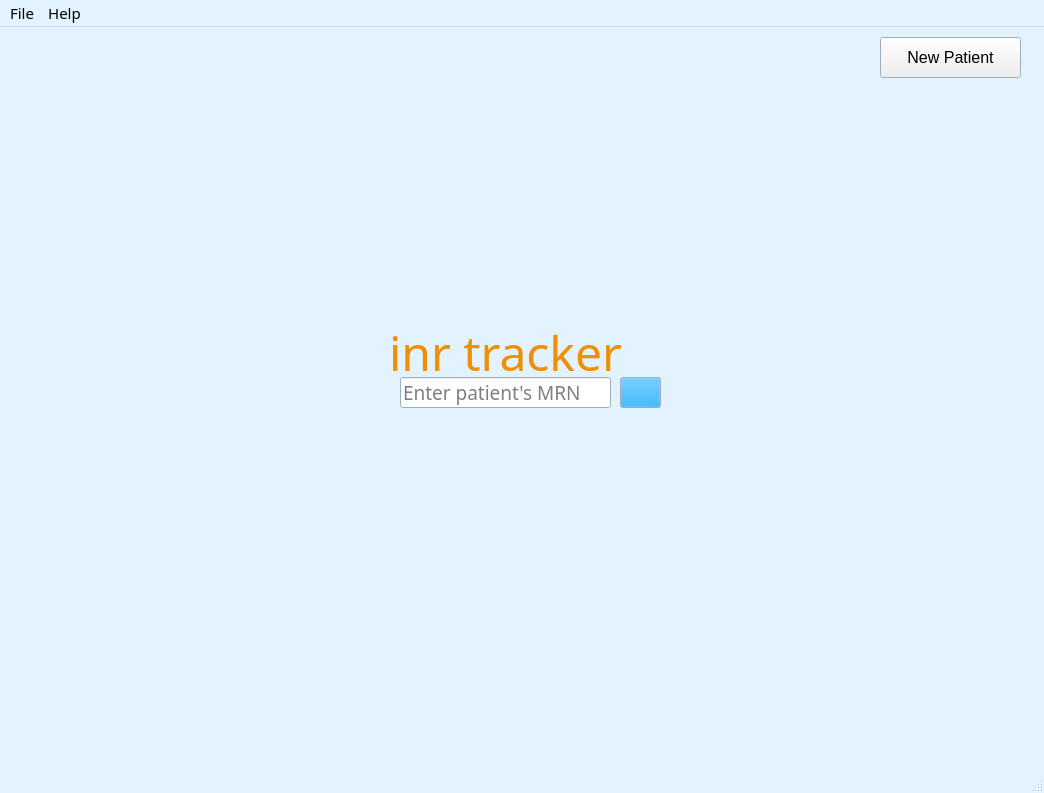
<?xml version="1.0" encoding="UTF-8"?>
<ui version="4.0">
 <class>dlgMain</class>
 <widget class="QMainWindow" name="dlgMain">
  <property name="geometry">
   <rect>
    <x>0</x>
    <y>0</y>
    <width>1044</width>
    <height>793</height>
   </rect>
  </property>
  <property name="palette">
   <palette>
    <active>
     <colorrole role="Base">
      <brush brushstyle="SolidPattern">
       <color alpha="255">
        <red>255</red>
        <green>255</green>
        <blue>255</blue>
       </color>
      </brush>
     </colorrole>
     <colorrole role="Window">
      <brush brushstyle="SolidPattern">
       <color alpha="255">
        <red>226</red>
        <green>242</green>
        <blue>255</blue>
       </color>
      </brush>
     </colorrole>
    </active>
    <inactive>
     <colorrole role="Base">
      <brush brushstyle="SolidPattern">
       <color alpha="255">
        <red>255</red>
        <green>255</green>
        <blue>255</blue>
       </color>
      </brush>
     </colorrole>
     <colorrole role="Window">
      <brush brushstyle="SolidPattern">
       <color alpha="255">
        <red>226</red>
        <green>242</green>
        <blue>255</blue>
       </color>
      </brush>
     </colorrole>
    </inactive>
    <disabled>
     <colorrole role="Base">
      <brush brushstyle="SolidPattern">
       <color alpha="255">
        <red>226</red>
        <green>242</green>
        <blue>255</blue>
       </color>
      </brush>
     </colorrole>
     <colorrole role="Window">
      <brush brushstyle="SolidPattern">
       <color alpha="255">
        <red>226</red>
        <green>242</green>
        <blue>255</blue>
       </color>
      </brush>
     </colorrole>
    </disabled>
   </palette>
  </property>
  <property name="font">
   <font>
    <family>Arial Unicode MS</family>
    <pointsize>11</pointsize>
   </font>
  </property>
  <property name="windowTitle">
   <string>INR Tracker</string>
  </property>
  <widget class="QWidget" name="centralwidget">
   <widget class="QLabel" name="lblTitle">
    <property name="geometry">
     <rect>
      <x>360</x>
      <y>300</y>
      <width>291</width>
      <height>51</height>
     </rect>
    </property>
    <property name="palette">
     <palette>
      <active>
       <colorrole role="WindowText">
        <brush brushstyle="SolidPattern">
         <color alpha="255">
          <red>238</red>
          <green>144</green>
          <blue>2</blue>
         </color>
        </brush>
       </colorrole>
       <colorrole role="Text">
        <brush brushstyle="SolidPattern">
         <color alpha="255">
          <red>238</red>
          <green>144</green>
          <blue>2</blue>
         </color>
        </brush>
       </colorrole>
       <colorrole role="PlaceholderText">
        <brush brushstyle="NoBrush">
         <color alpha="128">
          <red>238</red>
          <green>144</green>
          <blue>2</blue>
         </color>
        </brush>
       </colorrole>
      </active>
      <inactive>
       <colorrole role="WindowText">
        <brush brushstyle="SolidPattern">
         <color alpha="255">
          <red>238</red>
          <green>144</green>
          <blue>2</blue>
         </color>
        </brush>
       </colorrole>
       <colorrole role="Text">
        <brush brushstyle="SolidPattern">
         <color alpha="255">
          <red>238</red>
          <green>144</green>
          <blue>2</blue>
         </color>
        </brush>
       </colorrole>
       <colorrole role="PlaceholderText">
        <brush brushstyle="NoBrush">
         <color alpha="128">
          <red>238</red>
          <green>144</green>
          <blue>2</blue>
         </color>
        </brush>
       </colorrole>
      </inactive>
      <disabled>
       <colorrole role="WindowText">
        <brush brushstyle="SolidPattern">
         <color alpha="255">
          <red>120</red>
          <green>120</green>
          <blue>120</blue>
         </color>
        </brush>
       </colorrole>
       <colorrole role="Text">
        <brush brushstyle="SolidPattern">
         <color alpha="255">
          <red>120</red>
          <green>120</green>
          <blue>120</blue>
         </color>
        </brush>
       </colorrole>
       <colorrole role="PlaceholderText">
        <brush brushstyle="NoBrush">
         <color alpha="128">
          <red>238</red>
          <green>144</green>
          <blue>2</blue>
         </color>
        </brush>
       </colorrole>
      </disabled>
     </palette>
    </property>
    <property name="font">
     <font>
      <family>Bauhaus 93</family>
      <pointsize>36</pointsize>
     </font>
    </property>
    <property name="text">
     <string>inr tracker</string>
    </property>
    <property name="alignment">
     <set>Qt::AlignCenter</set>
    </property>
   </widget>
   <widget class="QPushButton" name="btnNewPatient">
    <property name="geometry">
     <rect>
      <x>880</x>
      <y>10</y>
      <width>141</width>
      <height>41</height>
     </rect>
    </property>
    <property name="font">
     <font>
      <family>MS Shell Dlg 2</family>
      <pointsize>12</pointsize>
     </font>
    </property>
    <property name="toolTip">
     <string>Create a new patient profile</string>
    </property>
    <property name="statusTip">
     <string>New patient profile</string>
    </property>
    <property name="styleSheet">
     <string notr="true"/>
    </property>
    <property name="text">
     <string>New Patient</string>
    </property>
    <property name="icon">
     <iconset>
      <normaloff>img/outline_add_circle_black_24dp.png</normaloff>img/outline_add_circle_black_24dp.png</iconset>
    </property>
    <property name="iconSize">
     <size>
      <width>13</width>
      <height>13</height>
     </size>
    </property>
    <property name="shortcut">
     <string>Ctrl+N</string>
    </property>
   </widget>
   <widget class="QLineEdit" name="ledMRN">
    <property name="geometry">
     <rect>
      <x>400</x>
      <y>350</y>
      <width>211</width>
      <height>31</height>
     </rect>
    </property>
    <property name="font">
     <font>
      <family>Arial Unicode MS</family>
      <pointsize>14</pointsize>
     </font>
    </property>
    <property name="toolTip">
     <string>Enter patient's medical record number</string>
    </property>
    <property name="statusTip">
     <string>Enter medical record number</string>
    </property>
    <property name="text">
     <string/>
    </property>
    <property name="echoMode">
     <enum>QLineEdit::Password</enum>
    </property>
    <property name="placeholderText">
     <string>Enter patient's MRN</string>
    </property>
   </widget>
   <widget class="QPushButton" name="btnSearch">
    <property name="geometry">
     <rect>
      <x>620</x>
      <y>350</y>
      <width>41</width>
      <height>31</height>
     </rect>
    </property>
    <property name="palette">
     <palette>
      <active>
       <colorrole role="Button">
        <brush brushstyle="SolidPattern">
         <color alpha="255">
          <red>2</red>
          <green>154</green>
          <blue>238</blue>
         </color>
        </brush>
       </colorrole>
      </active>
      <inactive>
       <colorrole role="Button">
        <brush brushstyle="SolidPattern">
         <color alpha="255">
          <red>2</red>
          <green>154</green>
          <blue>238</blue>
         </color>
        </brush>
       </colorrole>
      </inactive>
      <disabled>
       <colorrole role="Button">
        <brush brushstyle="SolidPattern">
         <color alpha="255">
          <red>2</red>
          <green>154</green>
          <blue>238</blue>
         </color>
        </brush>
       </colorrole>
      </disabled>
     </palette>
    </property>
    <property name="font">
     <font>
      <family>Arial Unicode MS</family>
      <pointsize>12</pointsize>
     </font>
    </property>
    <property name="toolTip">
     <string>Click to search patient profile</string>
    </property>
    <property name="statusTip">
     <string>Search patient profile</string>
    </property>
    <property name="text">
     <string/>
    </property>
    <property name="icon">
     <iconset>
      <normaloff>img/outline_search_black_24dp.png</normaloff>img/outline_search_black_24dp.png</iconset>
    </property>
    <property name="shortcut">
     <string>Return</string>
    </property>
   </widget>
  </widget>
  <widget class="QStatusBar" name="statusbar"/>
  <widget class="QMenuBar" name="menuBar">
   <property name="geometry">
    <rect>
     <x>0</x>
     <y>0</y>
     <width>1044</width>
     <height>26</height>
    </rect>
   </property>
   <widget class="QMenu" name="menuFile">
    <property name="title">
     <string>File</string>
    </property>
    <addaction name="actionAdd_New_Patient"/>
    <addaction name="actionExit"/>
   </widget>
   <widget class="QMenu" name="menuHelp">
    <property name="title">
     <string>Help</string>
    </property>
    <addaction name="actionINR_Tracker_Help"/>
   </widget>
   <addaction name="menuFile"/>
   <addaction name="menuHelp"/>
  </widget>
  <action name="actionExit">
   <property name="text">
    <string>Exit</string>
   </property>
   <property name="shortcut">
    <string>Ctrl+E</string>
   </property>
  </action>
  <action name="actionINR_Tracker_Help">
   <property name="text">
    <string>INR Tracker Help</string>
   </property>
   <property name="shortcut">
    <string>Ctrl+H</string>
   </property>
  </action>
  <action name="actionAdd_New_Patient">
   <property name="text">
    <string>Add New Patient</string>
   </property>
   <property name="shortcut">
    <string>Ctrl+N</string>
   </property>
  </action>
 </widget>
 <resources/>
 <connections/>
</ui>
